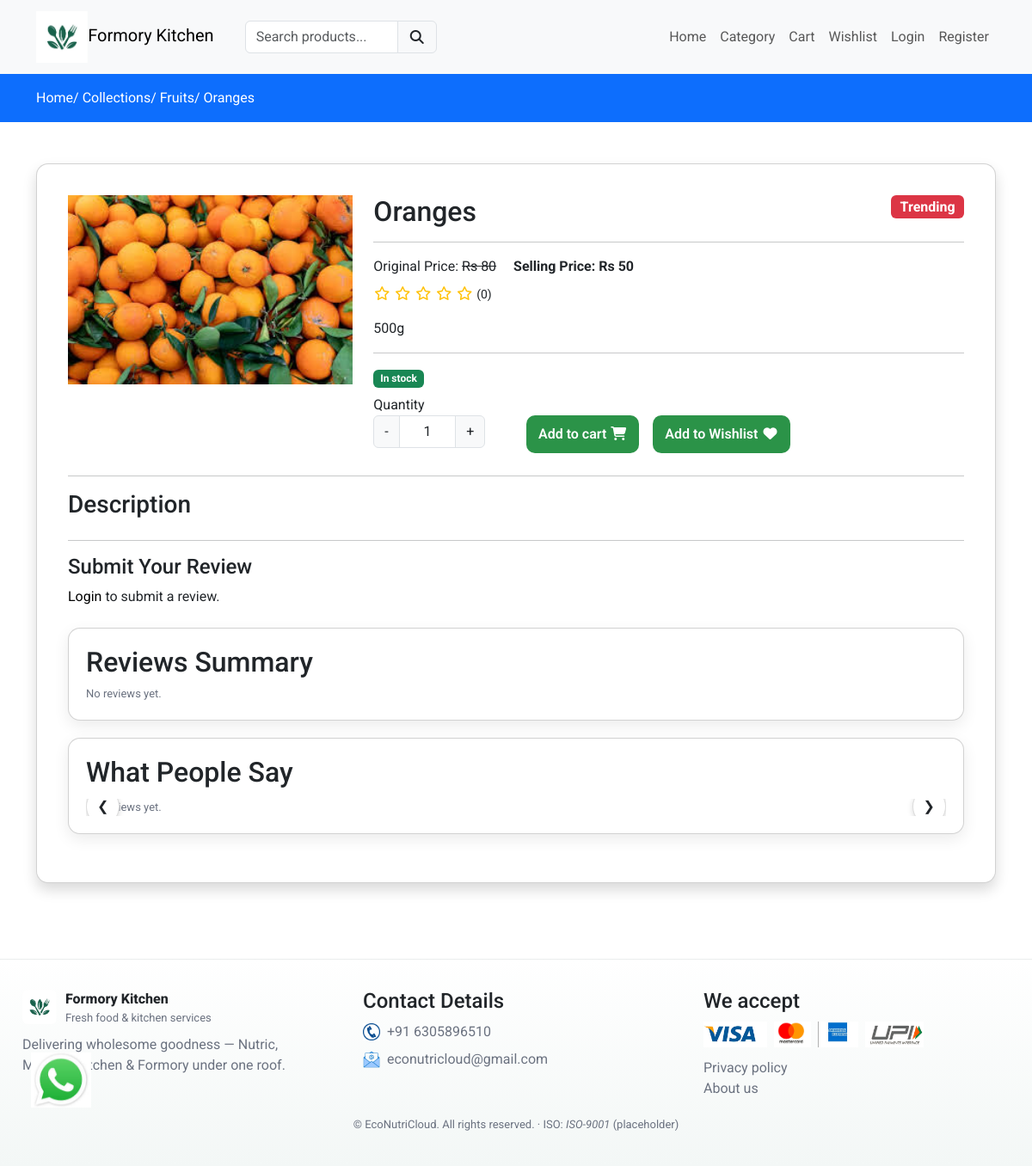
The page /category/fruits/oranges on the database its author committed.
### formoryapp/models.py (models this page shows, shortened)
class Product(models.Model):
    category = models.ForeignKey(Category, on_delete=models.CASCADE)
    slug = models.CharField(max_length=150, null=False, blank=False)
    name = models.CharField(max_length=150, null=False, blank=False)
    product_image = models.ImageField(upload_to=get_file_path, null=True, blank=True)
    small_description = models.CharField(max_length=250, null=False, blank=False)
    quantity = models.DecimalField(max_digits=10, decimal_places=2, null=False, blank=False)
    description = models.TextField(max_length=500, null=False, blank=True)
    original_price = models.FloatField(null=False, blank=False)
    selling_price = models.FloatField(null=False, blank=False)
    status = models.BooleanField(default=False, help_text="0=default,1=Hidden")
    trending = models.BooleanField(default=False, help_text="0=default,1=Trending")
    tag = models.CharField(max_length=150, null=False, blank=True)
    meta_title = models.CharField(max_length=150, null=False, blank=True)
    meta_keywords = models.CharField(max_length=150, null=False, blank=True)
    meta_description = models.TextField(max_length=500, null=False, blank=True)
    created_at = models.DateTimeField(auto_now_add=True)

class Category(models.Model):
    slug = models.CharField(max_length=150,null=False,blank=False)
    name = models.CharField(max_length=150,null=False,blank=False)
    image = models.ImageField(upload_to=get_file_path,null=True,blank=True)
    description = models.TextField(max_length=500,null=False,blank=False)
    status = models.BooleanField(default=False,help_text="0=default,1=Hidden")
    trending = models.BooleanField(default=False,help_text="0=default,1=Trending")
    meta_title = models.CharField(max_length=150,null=False,blank=True)
    meta_keywords = models.CharField(max_length=150,null=False,blank=True)
    meta_description = models.TextField(max_length=500,null=False,blank=True)
    created_at = models.DateTimeField(auto_now_add=True)

### formoryapp/views.py (the view)
# urls.py: path('category/<str:cate_slug>/<str:prod_slug>',views.productview,name='productview'),
def productview(request, cate_slug, prod_slug):
    if not Category.objects.filter(slug=cate_slug, status=True).exists():
        messages.error(request, "No such category found")
        return redirect('category')
    product = Product.objects.filter(slug=prod_slug, status=True).first()
    if not product:
        messages.error(request, "No such product found")
        return redirect('category')
    if request.method == "POST":
        if request.user.is_authenticated:
            form = ReviewForm(request.POST)
            if form.is_valid():
                review = form.save(commit=False)
                review.product = product
                review.user = request.user
                review.save()
                if request.headers.get("x-requested-with") == "XMLHttpRequest":
                    star_counts = {i: product.reviews.filter(rating=i).count() for i in range(1, 6)}
                    total_reviews = product.reviews.count()
                    avg_rating = product.reviews.aggregate(avg=Avg("rating"))["avg"] or 0
                    avg_rating = round(avg_rating, 1)
                    star_percent = {i: (star_counts[i] / total_reviews * 100 if total_reviews > 0 else 0) for i in range(1, 6)}
                    return JsonResponse({
                        "success": True,
                        "avg_rating": avg_rating,
                        "star_counts": star_counts,
                        "star_percent": star_percent,
                        "total_reviews": total_reviews,
                    })
                messages.success(request, "Review submitted successfully!")
                return redirect('productview', cate_slug=cate_slug, prod_slug=prod_slug)
        else:
            if request.headers.get("x-requested-with") == "XMLHttpRequest":
                return JsonResponse({"success": False, "error": "Login required"})
            messages.error(request, "You must be logged in to submit a review.")
            return redirect('login')
    else:
        form = ReviewForm()
    reviews = product.reviews.all().order_by('-created_at')
    avg_rating = product.reviews.aggregate(avg=Avg('rating'))['avg'] or 0
    avg_rating = round(avg_rating, 1)
    star_counts = {i: product.reviews.filter(rating=i).count() for i in range(1, 6)}
    total_reviews = product.reviews.count()
    star_percent = {i: (star_counts[i] / total_reviews * 100 if total_reviews > 0 else 0) for i in range(1, 6)}
    context = {
        'products': product,
        'reviews': reviews,
        'avg_rating': avg_rating,
        'form': form,
        'star_counts': star_counts,
        'star_percent': star_percent,
    }
    return render(request, "productsview.html", context)

### formoryapp/forms.py
class ReviewForm(forms.ModelForm):
    class Meta:
        model = Review
        fields = ['rating', 'comment']
        widgets = {
            'rating': forms.Select(choices=[(1,1),(2,2),(3,3),(4,4),(5,5)], attrs={'class':'form-select'}),
            'comment': forms.Textarea(attrs={'rows':3, 'placeholder':'Write your review'}),
        }

### formoryapp/templates/productsview.html (shortened to what this page needs)
{% extends "main.html" %}
{% load static %}
{% block content %}
<link rel="stylesheet" href="https://cdnjs.cloudflare.com/ajax/libs/font-awesome/6.4.0/css/all.min.css">
<div class="py-3 bg-primary">
    <div class="container">
        <a class="text-white" href="{% url 'formoryhome' %}">Home/</a>
        <a class="text-white" href="{% url 'category' %}">Collections/</a>
        <a class="text-white" href="{% url 'categoryview' products.category.slug %}">{{ products.category.name }}/</a>
        <a class="text-white" href="{% url 'productview' products.category.slug products.slug %}">{{ products.name }}</a>
    </div>
</div>
<div class="py-5">
    <div class="container">
       <div class="row">
          <div class="col-md-12">
            <div class="card shadow product_data">
               <div class="card-body">
                  <div class="row">
                     <div class="col-md-4">
                         <img src="{{ products.product_image.url }}" class="w-100" alt="image">
                     </div>
                     <div class="col-md-8">
                        <h2 class="mb-0">
                            {{ products.name }}
                            {% if products.trending %}
                               <label style="font-size:16px;" class="float-end badge bg-danger trending_tag">Trending</label>
                            {% endif %}
                        </h2>
                        <hr>
                        <label class="me-3">Original Price:
                            <s>Rs {{ products.original_price|stringformat:"d" }}</s>
                        </label>
                        <label class="fw-bold">Selling Price: Rs {{ products.selling_price|stringformat:"d" }}</label>
                        <div class="my-2">
                            {% for i in "12345" %}
                                {% if forloop.counter <= avg_rating %}
                                    <span class="fa fa-star text-warning"></span>
                                {% else %}
                                    <span class="far fa-star text-warning"></span>
                                {% endif %}
                            {% endfor %}
                            <small>({{ avg_rating|default:0 }})</small>
                        </div>
                        <p class="mt-3">{{ products.small_description }}</p>
                        <hr>
                        {% if products.quantity > 0 %}
                           <label class="badge bg-success">In stock</label>
                        {% else %}
                           <label class="badge bg-danger">Out of stock</label>
                        {% endif %}
                        <div class="row mt-2">
                            <div class="col-md-3">
                               <label for="Quantity">Quantity</label>
                               <div class="input-group text-center mb-3" style="width:130px;">
                                   <button class="input-group-text decrement-btn">-</button>
                                   <input type="text" name="quantity" class="form-control qty-input text-center" value="1">
                                   <button class="input-group-text increment-btn">+</button>
                               </div>
                            </div>
                            <div class="col-md-9">
                                <br/>
                                {% if products.quantity > 0 %}
                                   <button type="button" class="btn btn-primary me-3 float-start addToCartBtn">
                                       Add to cart <i class="fa fa-shopping-cart"></i>
                                   </button>
                                {% endif %}
                                   <button type="button" class="btn btn-success me-3 float-start addToWishlist">
                                       Add to Wishlist <i class="fa fa-heart"></i>
                                   </button>
                            </div>
                        </div>
                     </div>
                  </div>
                  <div class="col-md-12 mt-3">
                    <hr>
                    <h3>Description</h3>
                  </div>
                  <div class="col-md-12 mt-4">
                    <hr>
                    <h4>Submit Your Review</h4>
                    {% if user.is_authenticated %}
                        <form id="reviewForm" method="POST">
                            {% csrf_token %}
                            <input type="hidden" name="rating" id="ratingInput">
                            <div class="stars" id="starRating">
                              {% for i in "12345" %}
                                <i class="fa-regular fa-star star" data-value="{{ forloop.counter }}"></i>
                              {% endfor %}
                            </div>
                            <textarea name="comment" class="form-control mt-2" placeholder="Write your review..."></textarea>
                            <button type="submit" class="btn mt-2">Submit Review</button>
                        </form>
                    {% else %}
                        <p><a href="{% url 'login' %}">Login</a> to submit a review.</p>
                    {% endif %}
                    <section id="summary" class="card mt-4">
                      <h2>Reviews Summary</h2>
                      {% if reviews %}
                        <div id="summary-content">
                          <div style="font-size:18px;margin-bottom:8px">
                            <strong style="font-size:22px">{{ avg_rating|default:0 }}</strong> / 5
                            <span class="muted">• {{ reviews.count }} reviews</span>
                          </div>
                          {% for star in "54321" %}
                            {% with star_int=star|stringformat:"i" %}
                              <div class="summary-row">
                                <span style="width:28px">{{ star }}★</span>
                                <div class="bar">
                                  <div class="bar-fill" style="width:{{ star_counts.star_int.percent }}%"></div>
                                </div>
                                <span>{{ star_counts.star_int.count }}</span>
                              </div>
                            {% endwith %}
                          {% endfor %}
                        </div>
                      {% else %}
                        <div class="muted">No reviews yet.</div>
                      {% endif %}
                    </section>
                    <section id="list" class="card">
                      <h2 style="margin:0 0 12px">What People Say</h2>
                      <div class="reviews-wrapper">
                        <div class="arrow left" id="prevBtn">❮</div>
                        <div class="reviews" id="reviews-container">
                          {% for review in reviews %}
                            <div class="review-card">
                              <strong>{{ review.user.username }}</strong>
                              <div class="muted" style="font-size:12px">{{ review.created_at|date:"M d, Y" }}</div>
                              <div class="review-stars">
                                {% for i in "12345" %}
                                  {% if forloop.counter <= review.rating %}
                                    ★
                                  {% else %}
                                    ☆
                                  {% endif %}
                                {% endfor %}
                              </div>
                              <p>{{ review.comment }}</p>
                              {% if user == review.user %}
                                <div class="mt-2">
                                  <a href="{% url 'edit_review' review.id %}" class="btn btn-sm btn-warning">Edit</a>
                                  <a href="{% url 'delete_review' review.id %}"
                                     class="btn btn-sm btn-danger"
                                     onclick="return confirm('Are you sure you want to delete this review?');">
                                     Delete
                                  </a>
                                </div>
                              {% endif %}
                            </div>
                          {% empty %}
                            <div class="muted">No reviews yet.</div>
                          {% endfor %}
                        </div>
                        <div class="arrow right" id="nextBtn">❯</div>
                      </div>
                    </section>
                  </div>
               </div>
            </div>
          </div>
       </div>
    </div>
</div>
{% endblock content %}

### formoryapp/templates/main.html (style rules this page uses)
* { font-family:'Roboto',sans-serif; }
a { text-decoration:none; color:#000; }

### formoryapp/templates/productsview.html (style rules this page uses)
:root { --accent:#2b9348; --bg-gradient:linear-gradient(135deg,#f0fff4,#d6f5e1); --muted:#6b7280; --card:#fff; --radius:14px; --shadow:0 6px 18px rgba(0,0,0,0.08); --maxw:950px; }
.card { background:var(--card);padding:20px;border-radius:var(--radius);box-shadow:var(--shadow);margin-bottom:20px;transition:.3s }
.muted { color:var(--muted);font-size:13px }
.btn { background:var(--accent);color:#fff;padding:10px 14px;border-radius:10px;border:0;cursor:pointer;transition:.3s;font-weight:600 }
.reviews-wrapper { position:relative;overflow:hidden }
.reviews { display:flex;transition:transform .5s ease }
.arrow { position:absolute;top:45%;transform:translateY(-50%);background:#fff;border:1px solid #ddd;border-radius:50%;padding:8px 12px;cursor:pointer;box-shadow:0 2px 6px rgba(0,0,0,0.15);transition:.3s;z-index:10; }
.arrow.left { left:0 }
.arrow.right { right:0 }
#summary h2 { margin-top:0 }

### rows shown on the page
Product: category.name "Fruits", name "Oranges", product_image (picture), original_price "80", selling_price "50", small_description "500g"

### other values the page prints
{{ avg_rating|default:0 }} "0"
